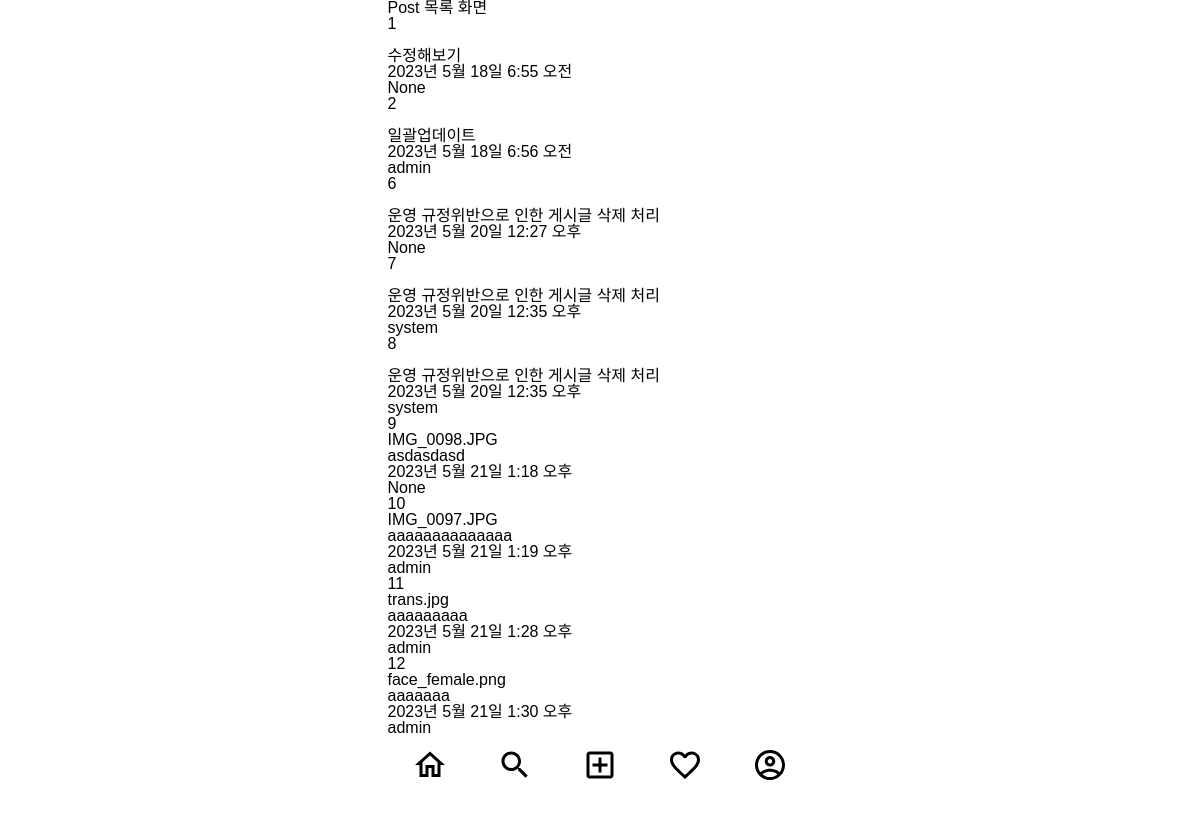
/posts/, run on the app's committed database.
### posts/models.py (models this page shows)
class Post(models.Model):
    image= models.ImageField(verbose_name='이미지',null=True,blank=True)
    content=models.TextField(verbose_name='내용')
    created_at=models.DateTimeField(verbose_name='작성일',auto_now_add=True)
    view_count=models.IntegerField(verbose_name='조회수',default=0)
    writer=models.ForeignKey(to=User, on_delete=models.CASCADE ,null=True, blank=True)

### posts/views.py (the view)
# urls.py: path('', post_list_view, name='post-list'),
def post_list_view(request):
    post_list= Post.objects.all()  #post의 전체 데이터 조회
    context={
        'post_list':post_list,
    }
    return render(request, 'posts/post_list.html',context)

### templates/posts/post_list.html (shortened to what this page needs)
{% extends 'base.html' %}
{% block content %}
<h1>Post 목록 화면</h1>
{% for post in post_list %}
    <div>
        {{post.id}}<br/>
        {{post.image}}<br/>
        {{post.content}}<br/>
        {{post.created_at}}<br/>
        {{post.writer}}<br/>
    </div>
{% endfor %}
{% endblock %}

### templates/base.html (shortened to what this page needs)
{% load static %}
<!DOCTYPE html>
<html lang="ko">
<head>
    <link rel="stylesheet" href="{% static 'css/reset.css' %}">
    <link rel="stylesheet" href="{% static 'css/index.css' %}">
</head>
<body class="container">
    <div>
        {% block content %}
        {% endblock %}
    </div>
    <div>
        <nav>
            <ul class="bottom-menu-group">
                <li>
                    <img src="{% static 'icons/home_outlined_black_36dp.svg' %}" alt="홈">
                </li>
                <li>
                    <img src="{% static 'icons/search_outlined_black_36dp.svg' %}" alt="검색"/>
                </li>
                <li>
                    <a href="{% url 'posts:post-create' %}">
                        <img src="{% static 'icons/add_box_outlined_black_36dp.svg' %}" alt="글쓰기"/>
                    </a>
                </li>
                <li>
                    <img src="{% static 'icons/favorite_outlined_black_36dp.svg' %}" alt="좋아요"/>
                </li>
                <li>
                    <img src="{% static 'icons/account_circle_outlined_black_36dp.svg' %}" alt="프로필"/>
                </li>
            </ul>
        </nav>
    </div>
</body>
</html>

### static/css/index.css (style rules this page uses)
.container { display: flex; flex-direction: column; max-width: 425px; }
body { font-family: 'Noto Sans KR', sans-serif; margin: 0 auto 60px auto; }
.bottom-menu-group { display: flex; height: 60px; align-items: center; justify-content: space-around; background-color: #FFFFFF; }

### data on the page
Post: id "1", content "수정해보기", created_at "2023년 5월 18일 6:55 오전", writer "None"
Post: id "2", content "일괄업데이트", created_at "2023년 5월 18일 6:56 오전", writer "admin"
Post: id "6", content "운영 규정위반으로 인한 게시글 삭제 처리", created_at "2023년 5월 20일 12:27 오후", writer "None"
Post: id "7", content "운영 규정위반으로 인한 게시글 삭제 처리", created_at "2023년 5월 20일 12:35 오후", writer "system"
Post: id "8", content "운영 규정위반으로 인한 게시글 삭제 처리", created_at "2023년 5월 20일 12:35 오후", writer "system"
Post: id "9", image "IMG_0098.JPG", content "asdasdasd", created_at "2023년 5월 21일 1:18 오후", writer "None"
Post: id "10", image "IMG_0097.JPG", content "aaaaaaaaaaaaaa", created_at "2023년 5월 21일 1:19 오후", writer "admin"
Post: id "11", image "trans.jpg", content "aaaaaaaaa", created_at "2023년 5월 21일 1:28 오후", writer "admin"
Post: id "12", image "face_female.png", content "aaaaaaa", created_at "2023년 5월 21일 1:30 오후", writer "admin"
